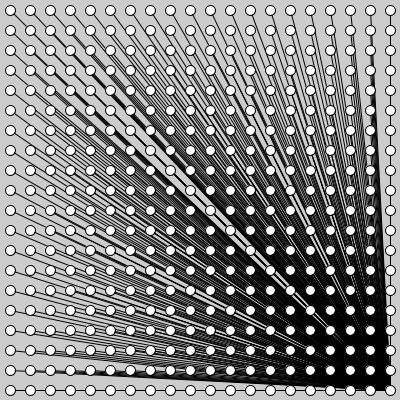
Frame 1 (no input)
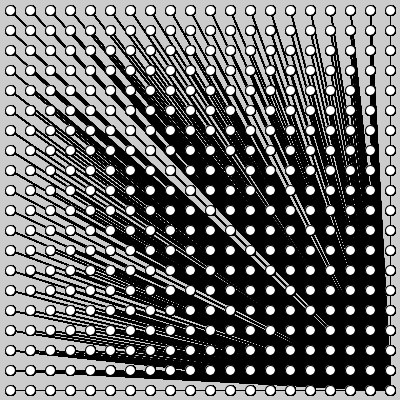
Frame 60 (the mouse pressed at the canvas centre just before this capture)
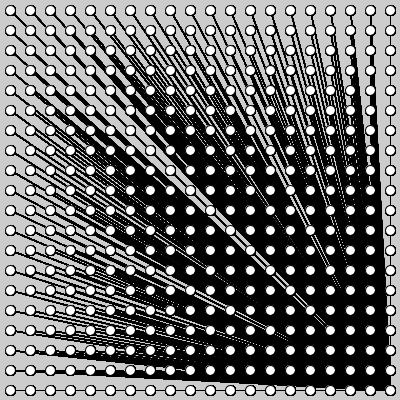
Frame 120 (the mouse held since frame 60 and released just before this capture)

The Processing sketch that drew these frames (run headless with seeded random() and noise(); from frame 60 on, the mouse is pressed at the canvas centre):

// Processing sketch: processing_35876
// ── processing_35876.pde

void setup() {
 size(400, 400);
}

void draw() {
  for(int x = 10; x <= width - 10; x += 20) {
    for(int y = 10; y <= height - 10; y +=20) {
      line(x, y, width - 10, height - 10);
      ellipse(x, y, 10, 10);
    }
  }
}
